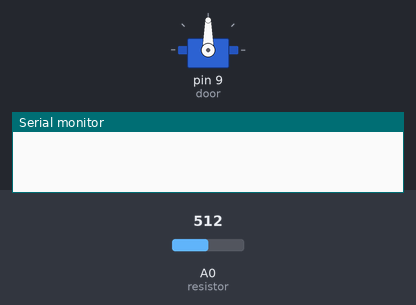
Bench run of a sketch on a simulated Arduino Uno, built with avr-gcc and run on an emulated ATmega328P. Parts: servo, the last lines printed to the serial monitor. Inputs (shaded band) come from the test bench; at power-on: A0 (resistor) = 512.

Above: at 1.2 s.
1.3 s: A0 (resistor) set to 886
2.8 s: A0 (resistor) set to 906
At 4.0 s:
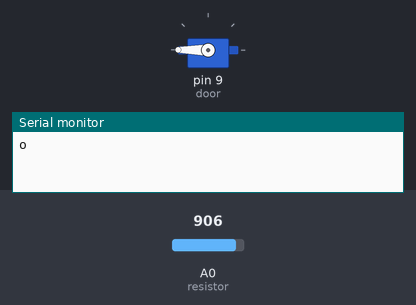
4.3 s: A0 (resistor) set to 890
At 6.5 s:
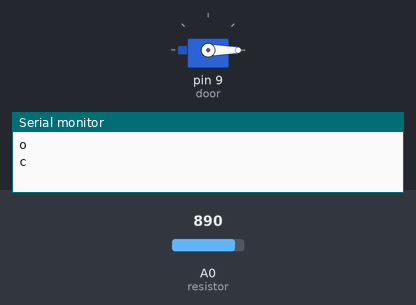
7.3 s: A0 (resistor) set to 900
At 7.6 s:
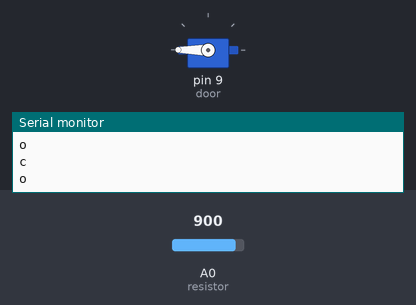
Timing chart, 0 to 9.8 s (numbered marks = the images above; inputs shaded):
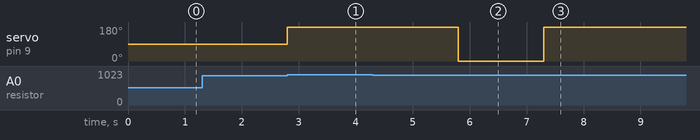

The sketch:

practica30.ino
```cpp
#include <Servo.h>

int resistor = A0;
Servo door;

void setup() {
  door.attach(9);
  Serial.begin(9600);

}

void loop() {
  if(analogRead(resistor)>=900){
    Serial.println('o');
    door.write(180);
    delay(3000);
    door.write(0);
    Serial.println('c');
  }

}
```

Measured:
- the behaviour switches between 899 and 900 on A0 (resistor) (found by bisection; images 0 and 1)
- after the input at 1.3 s, every drawn part: stays the same
- after the input at 2.8 s, servo on pin 9 (door): 90° → 180° at once
- after the input at 4.3 s, servo on pin 9 (door): 180° → 0° after 1.5 s
- after the input at 7.3 s, servo on pin 9 (door): 0° → 180° at once
